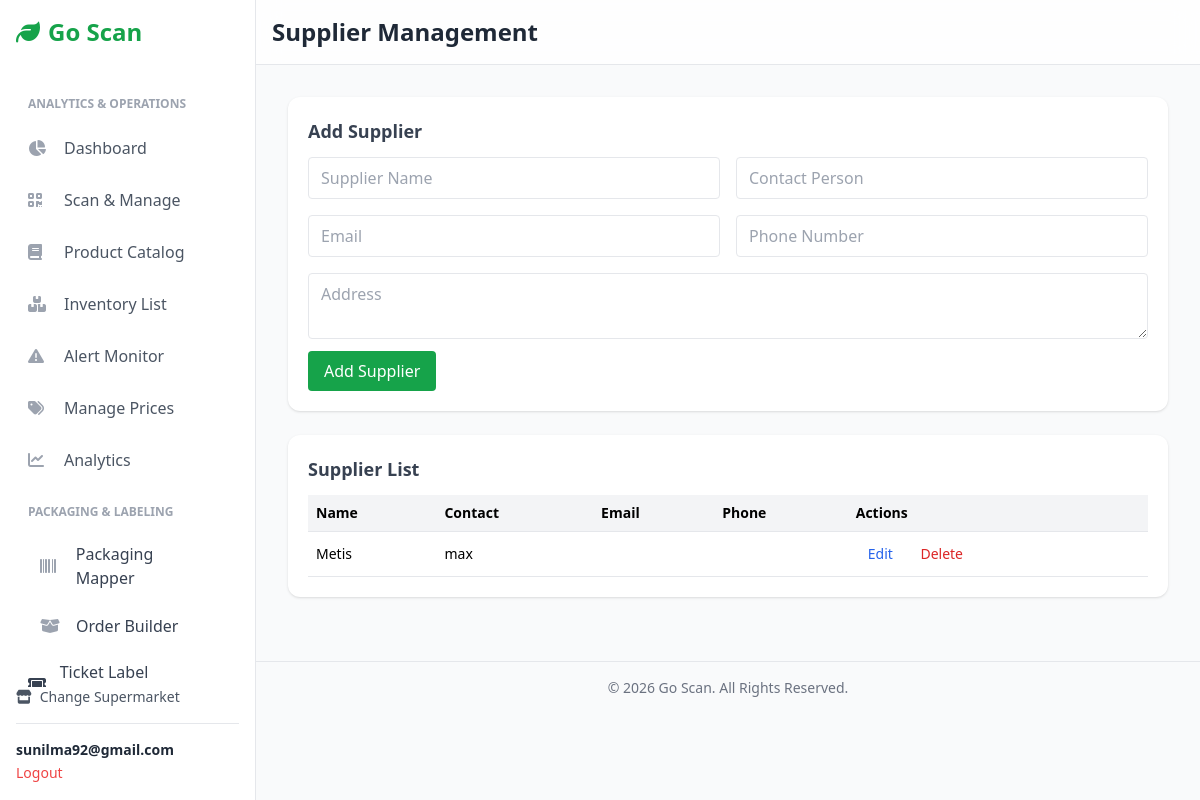
/supermarket/1/suppliers/ (signed in), run on the app's committed database.
### users/models.py (models this page shows, shortened)
class Account(AbstractBaseUser):
    first_name = models.CharField(max_length=50)
    last_name = models.CharField(max_length=50)
    username = models.CharField(max_length=50, unique=True)
    email = models.EmailField(max_length=100, unique=True)
    phone_number = models.CharField(max_length=50, blank=True)
    date_joined = models.DateTimeField(auto_now_add=True)
    last_login = models.DateTimeField(auto_now=True)
    is_admin = models.BooleanField(default=False)
    is_staff = models.BooleanField(default=False)
    is_active = models.BooleanField(default=True)  # <-- Changed to True
    is_superuser = models.BooleanField(default=False)
    USERNAME_FIELD = 'username'
    REQUIRED_FIELDS = ['email', 'first_name', 'last_name']
    objects = MyAccountManager()

### Inventory/models.py (models this page shows, shortened)
class Supplier(models.Model):
    name = models.CharField(max_length=200, unique=True)
    contact_person = models.CharField(max_length=150, blank=True, null=True)
    email = models.EmailField(blank=True, null=True)
    phone = models.CharField(max_length=20, blank=True, null=True)
    address = models.TextField(blank=True, null=True)

### Inventory/views.py (the view, shortened to what this page needs)
# urls.py: path('supermarket/<int:supermarket_id>/suppliers/', views.supplier_list_view, name='supplier_list'),
@login_required
def supplier_list_view(request, supermarket_id):
    supermarket = get_object_or_404(
        Supermarket,
        pk=supermarket_id,
        owner=request.user
    )
    if request.POST.get("mode") == "delete":
        Supplier.objects.filter(pk=request.POST.get("supplier_id")).delete()
        return redirect("inventory:supplier_list", supermarket_id=supermarket.id)
    suppliers = Supplier.objects.all()
    return render(request, "inventory/management/supplier_list.html", {
        "supermarket": supermarket,
        "suppliers": suppliers,
    })

### templates/inventory/management/supplier_list.html (shortened to what this page needs)
{% extends "inventory/base.html" %}
{% block header %}Supplier Management{% endblock %}
{% block content %}
<div class="bg-white rounded-xl shadow p-5 mb-6">
    <h2 class="font-semibold text-lg text-gray-700 mb-3">Add Supplier</h2>
    <form method="POST">
        <div class="grid grid-cols-1 md:grid-cols-2 gap-4">
            <input name="name" required placeholder="Supplier Name"
                   class="border px-3 py-2 rounded w-full">
            <input name="contact_person" placeholder="Contact Person"
                   class="border px-3 py-2 rounded w-full">
            <input type="email" name="email" placeholder="Email"
                   class="border px-3 py-2 rounded w-full">
            <input name="phone" placeholder="Phone Number"
                   class="border px-3 py-2 rounded w-full">
            <textarea name="address" placeholder="Address"
                      class="border px-3 py-2 rounded w-full md:col-span-2"></textarea>
        </div>
        <button class="bg-green-600 text-white px-4 py-2 rounded mt-3 hover:bg-green-700">
            Add Supplier
        </button>
    </form>
</div>
<div class="bg-white rounded-xl shadow p-5">
    <h2 class="font-semibold text-lg text-gray-700 mb-3">Supplier List</h2>
    <table class="w-full text-sm">
        <thead>
            <tr class="bg-gray-100 border-b text-left">
                <th class="p-2">Name</th>
                <th class="p-2">Contact</th>
                <th class="p-2">Email</th>
                <th class="p-2">Phone</th>
                <th class="p-2">Actions</th>
            </tr>
        </thead>
        <tbody>
            {% for s in suppliers %}
                <tr class="border-b hover:bg-gray-50">
                    <td class="p-2 font-medium">{{ s.name }}</td>
                    <td class="p-2">{{ s.contact_person }}</td>
                    <td class="p-2 text-gray-600">{{ s.email }}</td>
                    <td class="p-2">{{ s.phone }}</td>
                    <td class="p-2">
                        <button onclick="openEditModal({{ s.id }}, '{{ s.name }}', '{{ s.contact_person|default:'' }}', '{{ s.email|default:'' }}', '{{ s.phone|default:'' }}', `{{ s.address|default:'' }}`)"
                            class="px-3 py-1 text-blue-600 hover:text-blue-800">
                            Edit
                        </button>
                        <button onclick="confirmDelete({{ s.id }})"
                            class="px-3 py-1 text-red-600 hover:text-red-800">
                            Delete
                        </button>
                    </td>
                </tr>
            {% empty %}
                <tr>
                    <td colspan="5" class="text-center text-gray-500 p-4">
                        No suppliers found
                    </td>
                </tr>
            {% endfor %}
        </tbody>
    </table>
</div>
{% endblock %}

### templates/inventory/base.html (shortened to what this page needs)
{% load static %}
<!DOCTYPE html>
<html lang="en">
<head>
    <script src="https://cdn.tailwindcss.com"></script>
    <link rel="stylesheet" href="https://cdnjs.cloudflare.com/ajax/libs/font-awesome/6.4.0/css/all.min.css">
</head>
<body class="bg-gray-50 font-sans">
    <aside id="sidebar" class="w-64 bg-white text-gray-800 p-4 border-r border-gray-200 fixed h-full flex flex-col z-30 md:translate-x-0">
        <div class="text-2xl font-bold text-green-600 mb-8 flex items-center">
            <i class="fas fa-leaf mr-2"></i>
            <span>Go Scan</span>
        </div>
        <nav class="space-y-1 flex-grow overflow-y-auto">
            {% if supermarket %}
                <p class="px-3 pt-4 pb-2 text-xs font-semibold text-gray-400 uppercase">Analytics & Operations</p>
                <a href="{% url 'inventory:supermarket_dashboard' supermarket.id %}" class="sidebar-link flex items-center p-3 rounded-lg text-gray-600 hover:bg-gray-200">
                    <i class="fas fa-chart-pie w-6 mr-3 text-gray-400"></i> Dashboard
                </a>
                <a href="{% url 'inventory:scan_item' supermarket.id %}" class="sidebar-link flex items-center p-3 rounded-lg text-gray-600 hover:bg-gray-200">
                    <i class="fas fa-qrcode w-6 mr-3 text-gray-400"></i> Scan & Manage
                </a>
                <a href="{% url 'inventory:product_list' supermarket.id %}" class="sidebar-link flex items-center p-3 rounded-lg text-gray-600 hover:bg-gray-200">
                    <i class="fas fa-book w-6 mr-3 text-gray-400"></i> Product Catalog
                </a>
                <a href="{% url 'inventory:inventory_list' supermarket.id %}" class="sidebar-link flex items-center p-3 rounded-lg text-gray-600 hover:bg-gray-200">
                    <i class="fas fa-boxes-stacked w-6 mr-3 text-gray-400"></i> Inventory List
                </a>
                <a href="{% url 'pricing:alert_monitor' supermarket.id %}" class="sidebar-link flex items-center p-3 rounded-lg text-gray-600 hover:bg-gray-200">
                    <i class="fas fa-triangle-exclamation w-6 mr-3 text-gray-400"></i> Alert Monitor
                </a>
                    <a href="{% url 'product_pricing:manage_product_prices' supermarket.id %}" class="sidebar-link flex items-center p-3 rounded-lg text-gray-600 hover:bg-gray-200">
                        <i class="fas fa-tags w-6 mr-3 text-gray-400"></i> Manage Prices
                    </a>
            <a href="{% url 'analytics:dashboard' supermarket.id %}"
   class="sidebar-link flex items-center p-3 rounded-lg text-gray-600 hover:bg-gray-200">
    <i class="fas fa-chart-line w-6 mr-3 text-gray-400"></i>
    <span>Analytics</span>
</a>
<p class="px-3 pt-4 pb-2 text-xs font-semibold text-gray-400 uppercase">
    Packaging & Labeling
</p>
<a href="{% url 'packaging:scan_unit' supermarket.id %}"
   class="sidebar-link flex items-center px-4 py-2.5 rounded-lg mx-2 text-gray-700 hover:bg-gray-100">
    <i class="fas fa-barcode w-6 mr-3 text-gray-400"></i>
    <span>Packaging Mapper</span>
</a>
<a href="{% url 'packaging:order_builder' supermarket.id %}"
   class="sidebar-link flex items-center px-4 py-2.5 rounded-lg mx-2 text-gray-700 hover:bg-gray-100">
    <i class="fas fa-box-open w-6 mr-3 text-gray-400"></i>
    <span>Order Builder</span>
</a>
            <a href="{% url 'ticket:ticket_list' supermarket.id %}"
           class="sidebar-link flex items-center gap-3 rounded-xl px-3 py-2 text-gray-700 hover:bg-gray-100">
            <i class="fas fa-ticket w-5"></i> Ticket Label Generator
        </a>
            {% endif %}
        </nav>
        <div class="mt-auto">
            <a href="{% url 'inventory:home' %}" class="text-sm text-gray-600 hover:text-green-600 flex items-center mb-4"><i class="fas fa-store mr-2"></i> Change Supermarket</a>
            {% if user.is_authenticated %}
            <div class="border-t pt-4">
                <p class="text-sm font-semibold truncate">{{ user.email }}</p>
                <a href="{% url 'account_logout' %}" class="text-sm text-red-500 hover:underline">Logout</a>
            </div>
            {% endif %}
        </div>
    </aside>
    <div class="flex-1 md:ml-64">
        <header class="bg-white/80 backdrop-blur-md sticky top-0 z-10 p-4 border-b border-gray-200 flex items-center justify-between">
            <h1 class="text-xl md:text-2xl font-bold text-gray-800">
                {% block header %}{% endblock %}
            </h1>
        </header>
        <main class="p-4 sm:p-6 md:p-8">
            {% block content %}{% endblock %}
        </main>
         <footer class="text-center p-4 text-sm text-gray-500 border-t mt-8">
            © {% now "Y" %} Go Scan. All Rights Reserved.
        </footer>
    </div>
</body>
</html>

### templates/inventory/base.html (style rules this page uses)
#sidebar { transition: transform 0.3s ease-in-out; }

### data on the page
Account: email "sunilma92@gmail.com"
Supplier: name "Metis", contact_person "max"
